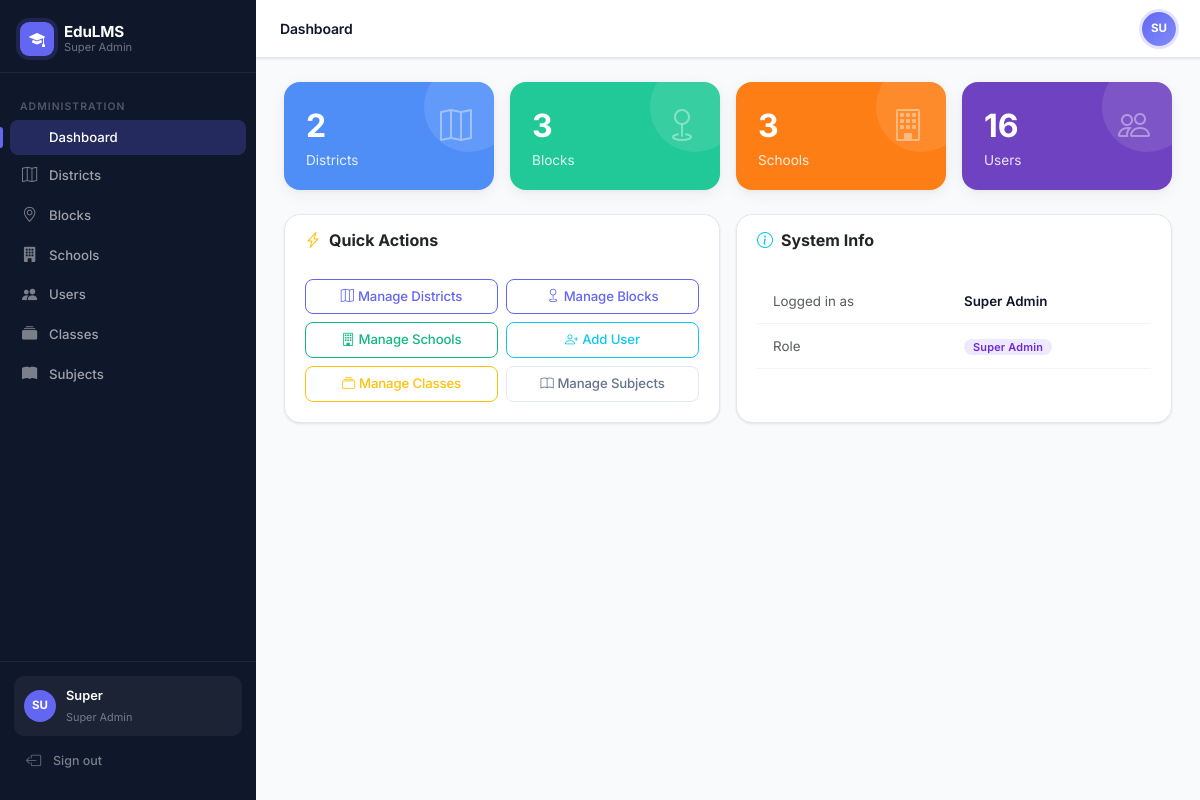
The page /admin/dashboard (signed in) on the database its author committed.
### app/models/user.py (models this page shows, shortened)
class User(UserMixin, db.Model):
    __tablename__ = 'users'
    id = db.Column(db.Integer, primary_key=True)
    username = db.Column(db.String(80), unique=True, nullable=False)
    password_hash = db.Column(db.String(256), nullable=False)
    full_name = db.Column(db.String(120), nullable=False)
    email = db.Column(db.String(120))
    phone = db.Column(db.String(20))
    role = db.Column(db.String(30), nullable=False)  # super_admin, district_admin, block_admin, school_admin, teacher, student, parent
    district_id = db.Column(db.Integer, db.ForeignKey('districts.id'), nullable=True)
    block_id = db.Column(db.Integer, db.ForeignKey('blocks.id'), nullable=True)
    school_id = db.Column(db.Integer, db.ForeignKey('schools.id'), nullable=True)
    is_active = db.Column(db.Boolean, default=True)
    created_at = db.Column(db.DateTime, default=datetime.utcnow)
    district = db.relationship('District', foreign_keys=[district_id])
    block = db.relationship('Block', foreign_keys=[block_id])
    school = db.relationship('School', foreign_keys=[school_id])

### app/routes/admin.py (the view, shortened to what this page needs)
@admin_bp.route('/dashboard')
@login_required
@require_role(*ADMIN_ROLES)
def dashboard():
    stats = {}
    if current_user.role == 'super_admin':
        stats['districts'] = District.query.filter_by(is_active=True).count()
        stats['blocks'] = Block.query.filter_by(is_active=True).count()
        stats['schools'] = School.query.filter_by(is_active=True).count()
        stats['users'] = User.query.filter_by(is_active=True).count()
    elif current_user.role == 'block_admin':
        stats['schools'] = School.query.filter_by(block_id=current_user.block_id, is_active=True).count()
        stats['users'] = User.query.filter_by(block_id=current_user.block_id, is_active=True).count()
    return render_template('admin/dashboard.html', stats=stats)

### app/models/user.py (called while the page is built)
@login_manager.user_loader
def load_user(user_id):
    return User.query.get(int(user_id))

### app/services/rbac.py (called while the page is built)
def require_role(*roles):
    def decorator(f):
        @wraps(f)
        def decorated_function(*args, **kwargs):
            if not current_user.is_authenticated:
                return redirect(url_for('auth.login'))
            if current_user.role not in roles:
                abort(403)
            return f(*args, **kwargs)
        return decorated_function
    return decorator

### app/templates/admin/dashboard.html (shortened to what this page needs)
{% extends "base.html" %}
{% block page_title %}Dashboard{% endblock %}
{% block content %}
<div class="row g-3 mb-4">
    {% for key, val in stats.items() %}
    {% set colors = {'districts':'#4f8ef7','blocks':'#20c997','schools':'#fd7e14','users':'#6f42c1','teachers':'#fd7e14','students':'#20c997','classes':'#0dcaf0'} %}
    {% set icons = {'districts':'bi-map','blocks':'bi-geo','schools':'bi-building','users':'bi-people','teachers':'bi-person-video3','students':'bi-person-badge','classes':'bi-collection'} %}
    <div class="col-6 col-md-3">
        <div class="stat-card" style="background: {{ colors.get(key, '#4f8ef7') }}">
            <div class="d-flex justify-content-between align-items-start">
                <div>
                    <div style="font-size:2rem;font-weight:700;">{{ val }}</div>
                    <div style="font-size:.85rem;opacity:.85">{{ key.title() }}</div>
                </div>
                <i class="bi {{ icons.get(key, 'bi-grid') }}" style="font-size:2rem;opacity:.4"></i>
            </div>
        </div>
    </div>
    {% endfor %}
</div>
<div class="row g-3">
    <div class="col-md-6">
        <div class="card h-100">
            <div class="card-header bg-white border-0 pt-3 pb-2">
                <h6 class="mb-0 fw-bold"><i class="bi bi-lightning-charge text-warning me-2"></i>Quick Actions</h6>
            </div>
            <div class="card-body">
                <div class="row g-2">
                    {% if current_user.role == 'super_admin' %}
                    <div class="col-6"><a href="{{ url_for('admin.districts') }}" class="btn btn-outline-primary w-100"><i class="bi bi-map me-1"></i>Manage Districts</a></div>
                    <div class="col-6"><a href="{{ url_for('admin.blocks') }}" class="btn btn-outline-primary w-100"><i class="bi bi-geo me-1"></i>Manage Blocks</a></div>
                    {% endif %}
                    <div class="col-6"><a href="{{ url_for('admin.schools') }}" class="btn btn-outline-success w-100"><i class="bi bi-building me-1"></i>Manage Schools</a></div>
                    <div class="col-6"><a href="{{ url_for('admin.users') }}" class="btn btn-outline-info w-100"><i class="bi bi-person-plus me-1"></i>Add User</a></div>
                    <div class="col-6"><a href="{{ url_for('admin.classes') }}" class="btn btn-outline-warning w-100"><i class="bi bi-collection me-1"></i>Manage Classes</a></div>
                    <div class="col-6"><a href="{{ url_for('admin.subjects') }}" class="btn btn-outline-secondary w-100"><i class="bi bi-book me-1"></i>Manage Subjects</a></div>
                </div>
            </div>
        </div>
    </div>
    <div class="col-md-6">
        <div class="card h-100">
            <div class="card-header bg-white border-0 pt-3 pb-2">
                <h6 class="mb-0 fw-bold"><i class="bi bi-info-circle text-info me-2"></i>System Info</h6>
            </div>
            <div class="card-body">
                <table class="table table-sm table-borderless">
                    <tr><td class="text-muted">Logged in as</td><td class="fw-semibold">{{ current_user.full_name }}</td></tr>
                    <tr><td class="text-muted">Role</td><td><span class="badge badge-role role-{{ current_user.role }}">{{ current_user.role.replace('_',' ').title() }}</span></td></tr>
                </table>
            </div>
        </div>
    </div>
</div>
{% endblock %}

### app/templates/base.html (shortened to what this page needs)
<!DOCTYPE html>
<html lang="en">
<head>
    <link href="https://cdn.jsdelivr.net/npm/bootstrap@5.3.2/dist/css/bootstrap.min.css" rel="stylesheet">
    <link href="https://cdn.jsdelivr.net/npm/bootstrap-icons@1.11.3/font/bootstrap-icons.css" rel="stylesheet">
</head>
<body>
{% if current_user.is_authenticated %}
<nav id="sidebar">
    <div class="sidebar-brand">
        <div class="sidebar-brand-icon"><i class="bi bi-mortarboard-fill"></i></div>
        <div class="sidebar-brand-text">
            <strong>EduLMS</strong>
            <span>{{ current_user.role.replace('_',' ').title() }}</span>
        </div>
    </div>
    <div class="sidebar-nav">
    {% if current_user.role in ['super_admin','district_admin','block_admin','school_admin'] %}
        <div class="nav-section">Administration</div>
        <a href="{{ url_for('admin.dashboard') }}" class="nav-link {% if request.endpoint == 'admin.dashboard' %}active{% endif %}">
             Dashboard
        </a>
        {% if current_user.role == 'super_admin' %}
        <a href="{{ url_for('admin.districts') }}" class="nav-link {% if request.endpoint == 'admin.districts' %}active{% endif %}">
            <i class="bi bi-map"></i> Districts
        </a>
        <a href="{{ url_for('admin.blocks') }}" class="nav-link {% if request.endpoint == 'admin.blocks' %}active{% endif %}">
            <i class="bi bi-geo-alt"></i> Blocks
        </a>
        {% endif %}
        {% if current_user.role in ['super_admin','district_admin','block_admin'] %}
        <a href="{{ url_for('admin.schools') }}" class="nav-link {% if request.endpoint == 'admin.schools' %}active{% endif %}">
            <i class="bi bi-building-fill"></i> Schools
        </a>
        {% endif %}
        <a href="{{ url_for('admin.users') }}" class="nav-link {% if request.endpoint == 'admin.users' %}active{% endif %}">
            <i class="bi bi-people-fill"></i> Users
        </a>
        <a href="{{ url_for('admin.classes') }}" class="nav-link {% if request.endpoint == 'admin.classes' %}active{% endif %}">
            <i class="bi bi-collection-fill"></i> Classes
        </a>
        <a href="{{ url_for('admin.subjects') }}" class="nav-link {% if request.endpoint == 'admin.subjects' %}active{% endif %}">
            <i class="bi bi-book-fill"></i> Subjects
        </a>
    {% endif %}
    </div>
    <div class="sidebar-footer">
        <div class="sidebar-user">
            <div class="sidebar-avatar">{{ current_user.full_name[:2].upper() }}</div>
            <div class="sidebar-user-info">
                <strong>{{ current_user.full_name.split()[0] }}</strong>
                <span>{{ current_user.role.replace('_',' ').title() }}</span>
            </div>
        </div>
        <a href="{{ url_for('auth.logout') }}" class="nav-link" style="color:rgba(255,255,255,.45);font-size:.78rem;">
            <i class="bi bi-box-arrow-left"></i> Sign out
        </a>
    </div>
</nav>
<div id="main">
    <div id="topbar">
        <div class="d-flex align-items-center gap-3">
            <span class="topbar-title">{% block page_title %}{% endblock %}</span>
        </div>
        <div class="d-flex align-items-center gap-2">
            <div class="topbar-avatar">{{ current_user.full_name[:2].upper() }}</div>
        </div>
    </div>
    <div class="page-content">
        {% block content %}{% endblock %}
    </div>
</div>
{% else %}
{% block auth_content %}{% endblock %}
{% endif %}
</body>
</html>

### rows shown on the page
User: role.replace "Super Admin", full_name "SU", full_name "Super", is_active True (drawn), full_name "Super Admin"

### other values the page prints
{{ val }} "2" "3" "3" "16"
{{ key.title() }} "Districts" "Blocks" "Schools" "Users"
